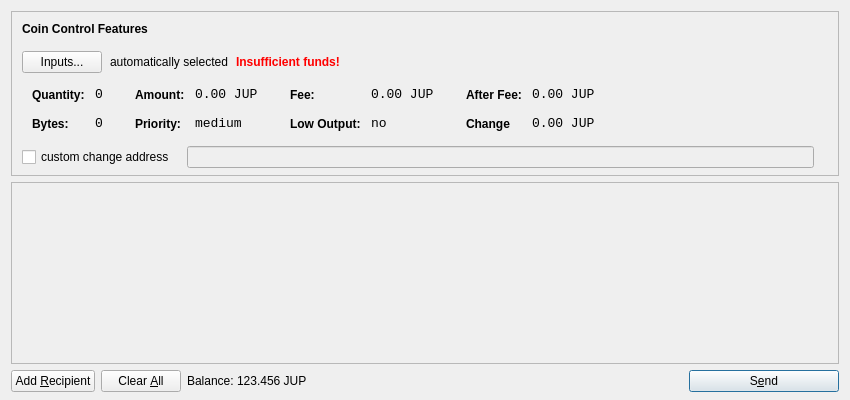
<?xml version="1.0" encoding="UTF-8"?>
<ui version="4.0">
 <class>SendCoinsDialog</class>
 <widget class="QDialog" name="SendCoinsDialog">
  <property name="geometry">
   <rect>
    <x>0</x>
    <y>0</y>
    <width>850</width>
    <height>400</height>
   </rect>
  </property>
  <property name="windowTitle">
   <string>Send Coins</string>
  </property>
  <layout class="QVBoxLayout" name="verticalLayout" stretch="0,1,0">
   <property name="bottomMargin">
    <number>8</number>
   </property>
   <item>
    <widget class="QFrame" name="frameCoinControl">
     <property name="sizePolicy">
      <sizepolicy hsizetype="Expanding" vsizetype="Expanding">
       <horstretch>0</horstretch>
       <verstretch>0</verstretch>
      </sizepolicy>
     </property>
     <property name="maximumSize">
      <size>
       <width>16777215</width>
       <height>16777215</height>
      </size>
     </property>
     <property name="frameShape">
      <enum>QFrame::StyledPanel</enum>
     </property>
     <property name="frameShadow">
      <enum>QFrame::Sunken</enum>
     </property>
     <layout class="QVBoxLayout" name="verticalLayoutCoinControl2">
      <property name="spacing">
       <number>-1</number>
      </property>
      <property name="leftMargin">
       <number>0</number>
      </property>
      <property name="topMargin">
       <number>0</number>
      </property>
      <property name="rightMargin">
       <number>0</number>
      </property>
      <property name="bottomMargin">
       <number>6</number>
      </property>
      <item>
       <layout class="QVBoxLayout" name="verticalLayoutCoinControl" stretch="0,0,0,0,1">
        <property name="spacing">
         <number>0</number>
        </property>
        <property name="leftMargin">
         <number>10</number>
        </property>
        <property name="topMargin">
         <number>10</number>
        </property>
        <item>
         <layout class="QHBoxLayout" name="horizontalLayoutCoinControl1">
          <property name="bottomMargin">
           <number>15</number>
          </property>
          <item>
           <widget class="QLabel" name="labelCoinControlFeatures">
            <property name="sizePolicy">
             <sizepolicy hsizetype="Preferred" vsizetype="Maximum">
              <horstretch>0</horstretch>
              <verstretch>0</verstretch>
             </sizepolicy>
            </property>
            <property name="font">
             <font>
              <weight>75</weight>
              <bold>true</bold>
             </font>
            </property>
            <property name="styleSheet">
             <string notr="true">font-weight:bold;</string>
            </property>
            <property name="text">
             <string>Coin Control Features</string>
            </property>
           </widget>
          </item>
         </layout>
        </item>
        <item>
         <layout class="QHBoxLayout" name="horizontalLayoutCoinControl2" stretch="0,0,0,0">
          <property name="spacing">
           <number>8</number>
          </property>
          <property name="bottomMargin">
           <number>10</number>
          </property>
          <item>
           <widget class="QPushButton" name="pushButtonCoinControl">
            <property name="styleSheet">
             <string notr="true"/>
            </property>
            <property name="text">
             <string>Inputs...</string>
            </property>
           </widget>
          </item>
          <item>
           <widget class="QLabel" name="labelCoinControlAutomaticallySelected">
            <property name="text">
             <string>automatically selected</string>
            </property>
            <property name="margin">
             <number>5</number>
            </property>
           </widget>
          </item>
          <item>
           <widget class="QLabel" name="labelCoinControlInsuffFunds">
            <property name="font">
             <font>
              <weight>75</weight>
              <bold>true</bold>
             </font>
            </property>
            <property name="styleSheet">
             <string notr="true">color:red;font-weight:bold;</string>
            </property>
            <property name="text">
             <string>Insufficient funds!</string>
            </property>
            <property name="margin">
             <number>5</number>
            </property>
           </widget>
          </item>
          <item>
           <spacer name="horizontalSpacerCoinControl">
            <property name="orientation">
             <enum>Qt::Horizontal</enum>
            </property>
            <property name="sizeHint" stdset="0">
             <size>
              <width>40</width>
              <height>1</height>
             </size>
            </property>
           </spacer>
          </item>
         </layout>
        </item>
        <item>
         <widget class="QWidget" name="widgetCoinControl" native="true">
          <property name="sizePolicy">
           <sizepolicy hsizetype="Preferred" vsizetype="Preferred">
            <horstretch>0</horstretch>
            <verstretch>0</verstretch>
           </sizepolicy>
          </property>
          <property name="minimumSize">
           <size>
            <width>0</width>
            <height>0</height>
           </size>
          </property>
          <property name="styleSheet">
           <string notr="true"/>
          </property>
          <layout class="QHBoxLayout" name="horizontalLayoutCoinControl5">
           <property name="margin">
            <number>0</number>
           </property>
           <item>
            <layout class="QHBoxLayout" name="horizontalLayoutCoinControl3" stretch="0,0,0,1">
             <property name="spacing">
              <number>20</number>
             </property>
             <property name="topMargin">
              <number>0</number>
             </property>
             <property name="bottomMargin">
              <number>10</number>
             </property>
             <item>
              <layout class="QFormLayout" name="formLayoutCoinControl1">
               <property name="horizontalSpacing">
                <number>10</number>
               </property>
               <property name="verticalSpacing">
                <number>14</number>
               </property>
               <property name="leftMargin">
                <number>10</number>
               </property>
               <property name="topMargin">
                <number>4</number>
               </property>
               <property name="rightMargin">
                <number>6</number>
               </property>
               <item row="0" column="0">
                <widget class="QLabel" name="labelCoinControlQuantityText">
                 <property name="styleSheet">
                  <string notr="true">font-weight:bold;</string>
                 </property>
                 <property name="text">
                  <string>Quantity:</string>
                 </property>
                 <property name="margin">
                  <number>0</number>
                 </property>
                </widget>
               </item>
               <item row="0" column="1">
                <widget class="QLabel" name="labelCoinControlQuantity">
                 <property name="font">
                  <font>
                   <family>Monospace</family>
                   <pointsize>10</pointsize>
                  </font>
                 </property>
                 <property name="cursor">
                  <cursorShape>IBeamCursor</cursorShape>
                 </property>
                 <property name="contextMenuPolicy">
                  <enum>Qt::ActionsContextMenu</enum>
                 </property>
                 <property name="text">
                  <string>0</string>
                 </property>
                 <property name="margin">
                  <number>0</number>
                 </property>
                 <property name="textInteractionFlags">
                  <set>Qt::LinksAccessibleByMouse|Qt::TextSelectableByKeyboard|Qt::TextSelectableByMouse</set>
                 </property>
                </widget>
               </item>
               <item row="1" column="0">
                <widget class="QLabel" name="labelCoinControlBytesText">
                 <property name="styleSheet">
                  <string notr="true">font-weight:bold;</string>
                 </property>
                 <property name="text">
                  <string>Bytes:</string>
                 </property>
                </widget>
               </item>
               <item row="1" column="1">
                <widget class="QLabel" name="labelCoinControlBytes">
                 <property name="font">
                  <font>
                   <family>Monospace</family>
                   <pointsize>10</pointsize>
                  </font>
                 </property>
                 <property name="cursor">
                  <cursorShape>IBeamCursor</cursorShape>
                 </property>
                 <property name="contextMenuPolicy">
                  <enum>Qt::ActionsContextMenu</enum>
                 </property>
                 <property name="text">
                  <string>0</string>
                 </property>
                 <property name="textInteractionFlags">
                  <set>Qt::LinksAccessibleByMouse|Qt::TextSelectableByKeyboard|Qt::TextSelectableByMouse</set>
                 </property>
                </widget>
               </item>
              </layout>
             </item>
             <item>
              <layout class="QFormLayout" name="formLayoutCoinControl2">
               <property name="horizontalSpacing">
                <number>10</number>
               </property>
               <property name="verticalSpacing">
                <number>14</number>
               </property>
               <property name="leftMargin">
                <number>6</number>
               </property>
               <property name="topMargin">
                <number>4</number>
               </property>
               <property name="rightMargin">
                <number>6</number>
               </property>
               <item row="0" column="0">
                <widget class="QLabel" name="labelCoinControlAmountText">
                 <property name="styleSheet">
                  <string notr="true">font-weight:bold;</string>
                 </property>
                 <property name="text">
                  <string>Amount:</string>
                 </property>
                 <property name="margin">
                  <number>0</number>
                 </property>
                </widget>
               </item>
               <item row="0" column="1">
                <widget class="QLabel" name="labelCoinControlAmount">
                 <property name="font">
                  <font>
                   <family>Monospace</family>
                   <pointsize>10</pointsize>
                  </font>
                 </property>
                 <property name="cursor">
                  <cursorShape>IBeamCursor</cursorShape>
                 </property>
                 <property name="contextMenuPolicy">
                  <enum>Qt::ActionsContextMenu</enum>
                 </property>
                 <property name="text">
                  <string>0.00 JUP</string>
                 </property>
                 <property name="textInteractionFlags">
                  <set>Qt::LinksAccessibleByMouse|Qt::TextSelectableByKeyboard|Qt::TextSelectableByMouse</set>
                 </property>
                </widget>
               </item>
               <item row="1" column="0">
                <widget class="QLabel" name="labelCoinControlPriorityText">
                 <property name="styleSheet">
                  <string notr="true">font-weight:bold;</string>
                 </property>
                 <property name="text">
                  <string>Priority:</string>
                 </property>
                </widget>
               </item>
               <item row="1" column="1">
                <widget class="QLabel" name="labelCoinControlPriority">
                 <property name="font">
                  <font>
                   <family>Monospace</family>
                   <pointsize>10</pointsize>
                  </font>
                 </property>
                 <property name="cursor">
                  <cursorShape>IBeamCursor</cursorShape>
                 </property>
                 <property name="contextMenuPolicy">
                  <enum>Qt::ActionsContextMenu</enum>
                 </property>
                 <property name="text">
                  <string>medium</string>
                 </property>
                 <property name="textInteractionFlags">
                  <set>Qt::LinksAccessibleByMouse|Qt::TextSelectableByKeyboard|Qt::TextSelectableByMouse</set>
                 </property>
                </widget>
               </item>
              </layout>
             </item>
             <item>
              <layout class="QFormLayout" name="formLayoutCoinControl3">
               <property name="horizontalSpacing">
                <number>10</number>
               </property>
               <property name="verticalSpacing">
                <number>14</number>
               </property>
               <property name="leftMargin">
                <number>6</number>
               </property>
               <property name="topMargin">
                <number>4</number>
               </property>
               <property name="rightMargin">
                <number>6</number>
               </property>
               <item row="0" column="0">
                <widget class="QLabel" name="labelCoinControlFeeText">
                 <property name="styleSheet">
                  <string notr="true">font-weight:bold;</string>
                 </property>
                 <property name="text">
                  <string>Fee:</string>
                 </property>
                 <property name="margin">
                  <number>0</number>
                 </property>
                </widget>
               </item>
               <item row="0" column="1">
                <widget class="QLabel" name="labelCoinControlFee">
                 <property name="font">
                  <font>
                   <family>Monospace</family>
                   <pointsize>10</pointsize>
                  </font>
                 </property>
                 <property name="cursor">
                  <cursorShape>IBeamCursor</cursorShape>
                 </property>
                 <property name="contextMenuPolicy">
                  <enum>Qt::ActionsContextMenu</enum>
                 </property>
                 <property name="text">
                  <string>0.00 JUP</string>
                 </property>
                 <property name="textInteractionFlags">
                  <set>Qt::LinksAccessibleByMouse|Qt::TextSelectableByKeyboard|Qt::TextSelectableByMouse</set>
                 </property>
                </widget>
               </item>
               <item row="1" column="0">
                <widget class="QLabel" name="labelCoinControlLowOutputText">
                 <property name="styleSheet">
                  <string notr="true">font-weight:bold;</string>
                 </property>
                 <property name="text">
                  <string>Low Output:</string>
                 </property>
                </widget>
               </item>
               <item row="1" column="1">
                <widget class="QLabel" name="labelCoinControlLowOutput">
                 <property name="font">
                  <font>
                   <family>Monospace</family>
                   <pointsize>10</pointsize>
                  </font>
                 </property>
                 <property name="cursor">
                  <cursorShape>IBeamCursor</cursorShape>
                 </property>
                 <property name="contextMenuPolicy">
                  <enum>Qt::ActionsContextMenu</enum>
                 </property>
                 <property name="text">
                  <string>no</string>
                 </property>
                 <property name="textInteractionFlags">
                  <set>Qt::LinksAccessibleByMouse|Qt::TextSelectableByKeyboard|Qt::TextSelectableByMouse</set>
                 </property>
                </widget>
               </item>
              </layout>
             </item>
             <item>
              <layout class="QFormLayout" name="formLayoutCoinControl4">
               <property name="horizontalSpacing">
                <number>10</number>
               </property>
               <property name="verticalSpacing">
                <number>14</number>
               </property>
               <property name="leftMargin">
                <number>6</number>
               </property>
               <property name="topMargin">
                <number>4</number>
               </property>
               <property name="rightMargin">
                <number>6</number>
               </property>
               <item row="0" column="0">
                <widget class="QLabel" name="labelCoinControlAfterFeeText">
                 <property name="styleSheet">
                  <string notr="true">font-weight:bold;</string>
                 </property>
                 <property name="text">
                  <string>After Fee:</string>
                 </property>
                 <property name="margin">
                  <number>0</number>
                 </property>
                </widget>
               </item>
               <item row="0" column="1">
                <widget class="QLabel" name="labelCoinControlAfterFee">
                 <property name="font">
                  <font>
                   <family>Monospace</family>
                   <pointsize>10</pointsize>
                  </font>
                 </property>
                 <property name="cursor">
                  <cursorShape>IBeamCursor</cursorShape>
                 </property>
                 <property name="contextMenuPolicy">
                  <enum>Qt::ActionsContextMenu</enum>
                 </property>
                 <property name="text">
                  <string>0.00 JUP</string>
                 </property>
                 <property name="textInteractionFlags">
                  <set>Qt::LinksAccessibleByMouse|Qt::TextSelectableByKeyboard|Qt::TextSelectableByMouse</set>
                 </property>
                </widget>
               </item>
               <item row="1" column="0">
                <widget class="QLabel" name="labelCoinControlChangeText">
                 <property name="styleSheet">
                  <string notr="true">font-weight:bold;</string>
                 </property>
                 <property name="text">
                  <string>Change</string>
                 </property>
                </widget>
               </item>
               <item row="1" column="1">
                <widget class="QLabel" name="labelCoinControlChange">
                 <property name="font">
                  <font>
                   <family>Monospace</family>
                   <pointsize>10</pointsize>
                  </font>
                 </property>
                 <property name="cursor">
                  <cursorShape>IBeamCursor</cursorShape>
                 </property>
                 <property name="contextMenuPolicy">
                  <enum>Qt::ActionsContextMenu</enum>
                 </property>
                 <property name="text">
                  <string>0.00 JUP</string>
                 </property>
                 <property name="textInteractionFlags">
                  <set>Qt::LinksAccessibleByMouse|Qt::TextSelectableByKeyboard|Qt::TextSelectableByMouse</set>
                 </property>
                </widget>
               </item>
              </layout>
             </item>
            </layout>
           </item>
          </layout>
         </widget>
        </item>
        <item>
         <layout class="QHBoxLayout" name="horizontalLayoutCoinControl4" stretch="0,0,0">
          <property name="spacing">
           <number>12</number>
          </property>
          <property name="sizeConstraint">
           <enum>QLayout::SetDefaultConstraint</enum>
          </property>
          <property name="topMargin">
           <number>5</number>
          </property>
          <property name="rightMargin">
           <number>5</number>
          </property>
          <item>
           <widget class="QCheckBox" name="checkBoxCoinControlChange">
            <property name="text">
             <string>custom change address</string>
            </property>
           </widget>
          </item>
          <item>
           <widget class="QLineEdit" name="lineEditCoinControlChange">
            <property name="enabled">
             <bool>false</bool>
            </property>
            <property name="sizePolicy">
             <sizepolicy hsizetype="Expanding" vsizetype="Fixed">
              <horstretch>0</horstretch>
              <verstretch>0</verstretch>
             </sizepolicy>
            </property>
           </widget>
          </item>
          <item>
           <widget class="QLabel" name="labelCoinControlChangeLabel">
            <property name="sizePolicy">
             <sizepolicy hsizetype="Preferred" vsizetype="Expanding">
              <horstretch>0</horstretch>
              <verstretch>0</verstretch>
             </sizepolicy>
            </property>
            <property name="minimumSize">
             <size>
              <width>0</width>
              <height>0</height>
             </size>
            </property>
            <property name="text">
             <string/>
            </property>
            <property name="margin">
             <number>3</number>
            </property>
           </widget>
          </item>
         </layout>
        </item>
        <item>
         <spacer name="verticalSpacerCoinControl">
          <property name="orientation">
           <enum>Qt::Vertical</enum>
          </property>
          <property name="sizeHint" stdset="0">
           <size>
            <width>800</width>
            <height>1</height>
           </size>
          </property>
         </spacer>
        </item>
       </layout>
      </item>
     </layout>
    </widget>
   </item>
   <item>
    <widget class="QScrollArea" name="scrollArea">
     <property name="widgetResizable">
      <bool>true</bool>
     </property>
     <widget class="QWidget" name="scrollAreaWidgetContents">
      <property name="geometry">
       <rect>
        <x>0</x>
        <y>0</y>
        <width>830</width>
        <height>165</height>
       </rect>
      </property>
      <layout class="QVBoxLayout" name="verticalLayout_2">
       <property name="margin">
        <number>0</number>
       </property>
       <item>
        <layout class="QVBoxLayout" name="entries">
         <property name="spacing">
          <number>6</number>
         </property>
        </layout>
       </item>
       <item>
        <spacer name="verticalSpacer">
         <property name="orientation">
          <enum>Qt::Vertical</enum>
         </property>
         <property name="sizeHint" stdset="0">
          <size>
           <width>20</width>
           <height>40</height>
          </size>
         </property>
        </spacer>
       </item>
      </layout>
     </widget>
    </widget>
   </item>
   <item>
    <layout class="QHBoxLayout" name="horizontalLayout">
     <item>
      <widget class="QPushButton" name="addButton">
       <property name="toolTip">
        <string>Send to multiple recipients at once</string>
       </property>
       <property name="text">
        <string>Add &amp;Recipient</string>
       </property>
       <property name="icon">
        <iconset resource="../bitcoin.qrc">
         <normaloff>:/icons/add</normaloff>:/icons/add</iconset>
       </property>
       <property name="autoDefault">
        <bool>false</bool>
       </property>
      </widget>
     </item>
     <item>
      <widget class="QPushButton" name="clearButton">
       <property name="sizePolicy">
        <sizepolicy hsizetype="Minimum" vsizetype="Fixed">
         <horstretch>0</horstretch>
         <verstretch>0</verstretch>
        </sizepolicy>
       </property>
       <property name="toolTip">
        <string>Remove all transaction fields</string>
       </property>
       <property name="text">
        <string>Clear &amp;All</string>
       </property>
       <property name="icon">
        <iconset resource="../bitcoin.qrc">
         <normaloff>:/icons/remove</normaloff>:/icons/remove</iconset>
       </property>
       <property name="autoRepeatDelay">
        <number>300</number>
       </property>
       <property name="autoDefault">
        <bool>false</bool>
       </property>
      </widget>
     </item>
     <item>
      <layout class="QHBoxLayout" name="horizontalLayout_2">
       <property name="spacing">
        <number>3</number>
       </property>
       <item>
        <widget class="QLabel" name="label">
         <property name="sizePolicy">
          <sizepolicy hsizetype="Preferred" vsizetype="Fixed">
           <horstretch>0</horstretch>
           <verstretch>0</verstretch>
          </sizepolicy>
         </property>
         <property name="text">
          <string>Balance:</string>
         </property>
        </widget>
       </item>
       <item>
        <widget class="QLabel" name="labelBalance">
         <property name="sizePolicy">
          <sizepolicy hsizetype="Preferred" vsizetype="Fixed">
           <horstretch>0</horstretch>
           <verstretch>0</verstretch>
          </sizepolicy>
         </property>
         <property name="cursor">
          <cursorShape>IBeamCursor</cursorShape>
         </property>
         <property name="text">
          <string>123.456 JUP</string>
         </property>
         <property name="textInteractionFlags">
          <set>Qt::LinksAccessibleByMouse|Qt::TextSelectableByKeyboard|Qt::TextSelectableByMouse</set>
         </property>
        </widget>
       </item>
      </layout>
     </item>
     <item>
      <spacer name="horizontalSpacer">
       <property name="orientation">
        <enum>Qt::Horizontal</enum>
       </property>
       <property name="sizeHint" stdset="0">
        <size>
         <width>40</width>
         <height>20</height>
        </size>
       </property>
      </spacer>
     </item>
     <item>
      <widget class="QPushButton" name="sendButton">
       <property name="minimumSize">
        <size>
         <width>150</width>
         <height>0</height>
        </size>
       </property>
       <property name="toolTip">
        <string>Confirm the send action</string>
       </property>
       <property name="text">
        <string>S&amp;end</string>
       </property>
       <property name="icon">
        <iconset resource="../bitcoin.qrc">
         <normaloff>:/icons/send</normaloff>:/icons/send</iconset>
       </property>
       <property name="default">
        <bool>true</bool>
       </property>
      </widget>
     </item>
    </layout>
   </item>
  </layout>
 </widget>
 <resources>
  <include location="../bitcoin.qrc"/>
 </resources>
 <connections/>
</ui>
